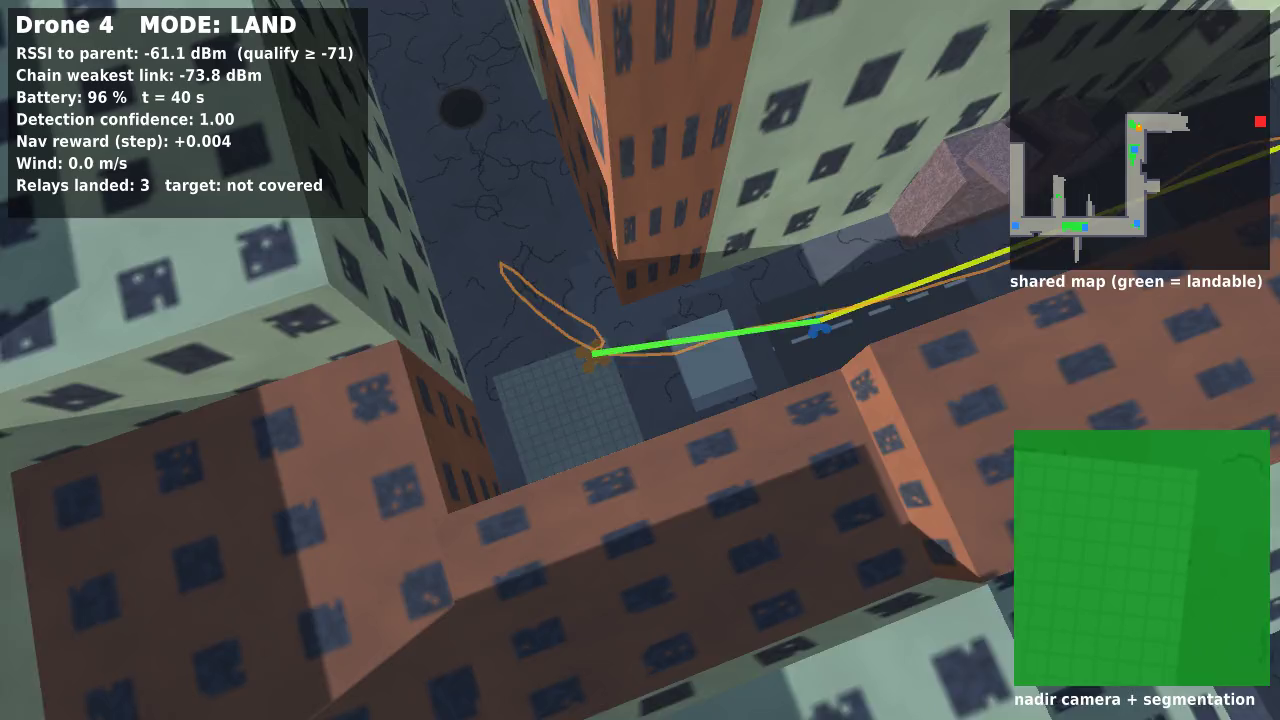
#> input picture docs/report_assets/video/t100.png, 1280 x 720 px, given in place of t5.png, which was not available
$ python report_diagrams.py
#> lines starting #> are read from the running program, lines starting #| are printed output that depends on the picture; pictures that were not available may be replaced by others from this repository, and a replacement may not be noted
"""Block diagrams and composites for the final report -> docs/report_assets/."""
import matplotlib
matplotlib.use("Agg")
import matplotlib.pyplot as plt
from matplotlib.patches import FancyBboxPatch
from PIL import Image

OUT = "docs/report_assets"
C = {"sim": "#dbe9f6", "vis": "#d9f0d3", "rl": "#fde2c8", "plan": "#ece0f5", "data": "#fff3c4", "io": "#eeeeee"}


def box(ax, x, y, w, h, text, color, fs=8.5):
    ax.add_patch(FancyBboxPatch((x, y), w, h, boxstyle="round,pad=0.02,rounding_size=0.08", fc=color, ec="#444", lw=0.9))
    ax.text(x + w / 2, y + h / 2, text, ha="center", va="center", fontsize=fs, wrap=True)


def arrow(ax, x0, y0, x1, y1, text=None, style="-|>", color="#333"):
    ax.annotate("", xy=(x1, y1), xytext=(x0, y0), arrowprops=dict(arrowstyle=style, color=color, lw=1.1, shrinkA=2, shrinkB=2))
    if text:
        ax.text((x0 + x1) / 2, (y0 + y1) / 2 + 0.12, text, ha="center", fontsize=7, color="#333")


# ---------- vision pipeline
fig, ax = plt.subplots(figsize=(11, 5.6)); ax.set_xlim(0, 11); ax.set_ylim(0, 5.6); ax.axis("off")
ax.text(0.1, 5.35, "Offline: synthetic data and training", fontsize=10, weight="bold")
box(ax, 0.1, 4.0, 1.9, 1.0, "Procedural town\ngenerator\n(seeded maps)", C["sim"])
box(ax, 2.3, 4.0, 2.0, 1.0, "TownBuilder render\n+ domain randomisation\n(palette, sun, dust, fog)", C["sim"])
box(ax, 4.6, 4.0, 2.0, 1.0, "RGB 128×128 +\npixel-perfect label\n(flat-colour re-render)", C["data"])
box(ax, 6.9, 4.0, 1.9, 1.0, "U-Net training\n(CE + Dice, GPU aug.)\nPyTorch", C["vis"])
box(ax, 9.1, 4.0, 1.8, 1.0, "ONNX export →\nUnity Inference\nEngine", C["vis"])
for x0, x1 in ((2.0, 2.3), (4.3, 4.6), (6.6, 6.9), (8.8, 9.1)): arrow(ax, x0, 4.5, x1, 4.5)
ax.text(0.1, 3.55, "Online: perception in the mission loop", fontsize=10, weight="bold")
box(ax, 0.1, 1.9, 1.9, 1.3, "Gimbal camera\n45° explore (aimed at\nplanner goal ±60° pan)\nor nadir (landing)", C["io"])
box(ax, 2.3, 1.9, 1.9, 1.3, "U-Net (ONNX, Unity\nInference Engine)\n4-class probabilities", C["vis"])
box(ax, 4.6, 2.55, 2.1, 1.0, "Ground projection\npixel ray ∩ ground plane\n(known pose, occlusion test)", C["vis"])
box(ax, 7.0, 2.55, 1.9, 1.0, "Evidence fusion\nconf × incidence ×\n(5 m / range)²", C["vis"])
box(ax, 9.2, 2.55, 1.7, 1.0, "Shared map\nlandable channel\n(≥ 60 % vote)\n→ spot selection", C["plan"])
box(ax, 4.6, 1.0, 2.1, 1.1, "Landing-spot locator\nconnected component near\nexpected patch, centroid,\ndistance transform", C["vis"])
box(ax, 7.0, 1.0, 1.9, 1.1, "Offset, area,\nconfidence,\nedge clearance", C["data"])
box(ax, 9.2, 1.0, 1.7, 1.1, "Landing policy\n(PPO) observations", C["rl"])
arrow(ax, 2.0, 2.55, 2.3, 2.55); arrow(ax, 4.2, 2.8, 4.6, 3.05); arrow(ax, 4.2, 2.3, 4.6, 1.55)
arrow(ax, 6.7, 3.05, 7.0, 3.05); arrow(ax, 8.9, 3.05, 9.2, 3.05); arrow(ax, 6.7, 1.55, 7.0, 1.55); arrow(ax, 8.9, 1.55, 9.2, 1.55)
box(ax, 0.1, 0.05, 3.9, 1.3, "Calibration on held-out maps (Unity in the loop):\nconfusion matrix + locator FN / FP / localisation error\n→ Vision noise model (same output types)\n→ used for RL training and detector-quality sweep", C["data"], fs=8)
arrow(ax, 4.0, 1.35, 4.6, 1.35, style="<|-", color="#777")
fig.tight_layout(); fig.savefig(f"{OUT}/fig_vision_pipeline.png", dpi=170); plt.close(fig)

# ---------- system architecture
fig, ax = plt.subplots(figsize=(11, 4.6)); ax.set_xlim(0, 11); ax.set_ylim(0, 4.6); ax.axis("off")
box(ax, 0.1, 1.5, 1.9, 1.3, "Unity 6 simulator\ncollapsed town,\ncamera, range rays,\nWiFi RSSI, wind", C["sim"])
box(ax, 2.4, 1.5, 2.1, 1.3, "MACHINE VISION\nU-Net segmentation\nground projection\nlanding-spot locator", C["vis"], fs=9)
box(ax, 4.9, 2.55, 1.9, 1.0, "Shared map\nexplored / obstacle /\nlandable / RSSI", C["plan"])
box(ax, 4.9, 1.2, 1.9, 1.0, "Mission planner\nfrontier exploration,\nspot selection", C["plan"])
box(ax, 7.2, 2.55, 1.7, 1.0, "Navigation\npolicy (PPO)", C["rl"])
box(ax, 7.2, 0.2, 1.7, 1.0, "Landing\npolicy (PPO)", C["rl"])
box(ax, 9.3, 1.5, 1.6, 1.3, "Flight\ncontroller\n(cascaded PID)", C["sim"])
arrow(ax, 2.0, 2.15, 2.4, 2.15, "frames")
arrow(ax, 4.5, 2.5, 4.9, 2.95); ax.text(4.35, 2.95, "landable\ncells", fontsize=7, ha="right"); arrow(ax, 5.85, 2.55, 5.85, 2.2)
ax.plot([3.45, 3.45], [1.5, 0.7], color="#333", lw=1.1); arrow(ax, 3.45, 0.7, 7.2, 0.7)
ax.text(5.3, 0.82, "spot offset / area / confidence", ha="center", fontsize=7)
arrow(ax, 6.8, 1.9, 7.2, 2.8, "waypoints"); arrow(ax, 6.8, 1.4, 7.2, 1.0, "land")
arrow(ax, 8.9, 3.05, 9.3, 2.5); arrow(ax, 8.9, 0.7, 9.3, 1.7)
ax.text(10.1, 1.25, "velocity\nset-points", ha="center", va="top", fontsize=7, color="#555")
ax.annotate("", xy=(1.05, 2.8), xytext=(10.1, 2.8), arrowprops=dict(arrowstyle="-|>", color="#888", lw=1.1, connectionstyle="arc3,rad=0.36"))
ax.text(5.6, 4.35, "closed loop: new pose and sensor readings every 0.1 s; drones launch one at a time until the camp receives ≥ −80 dBm", ha="center", fontsize=8, color="#555")
fig.tight_layout(); fig.savefig(f"{OUT}/fig_system_architecture.png", dpi=170); plt.close(fig)
#> after `fig.tight_layout()`:
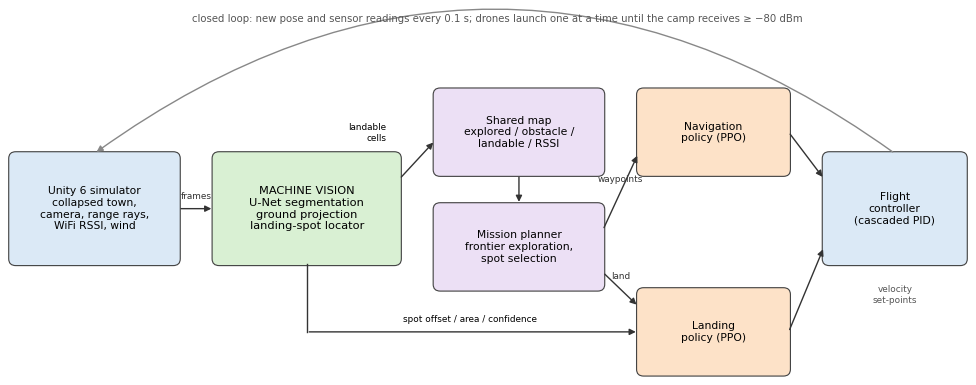
#> figure drawn by matplotlib, 1 panel

# ---------- demo composite (2x2)
ims = [Image.open(f"{OUT}/video/t{t}.png").resize((960, 540)) for t in (5, 35, 100, 111)]
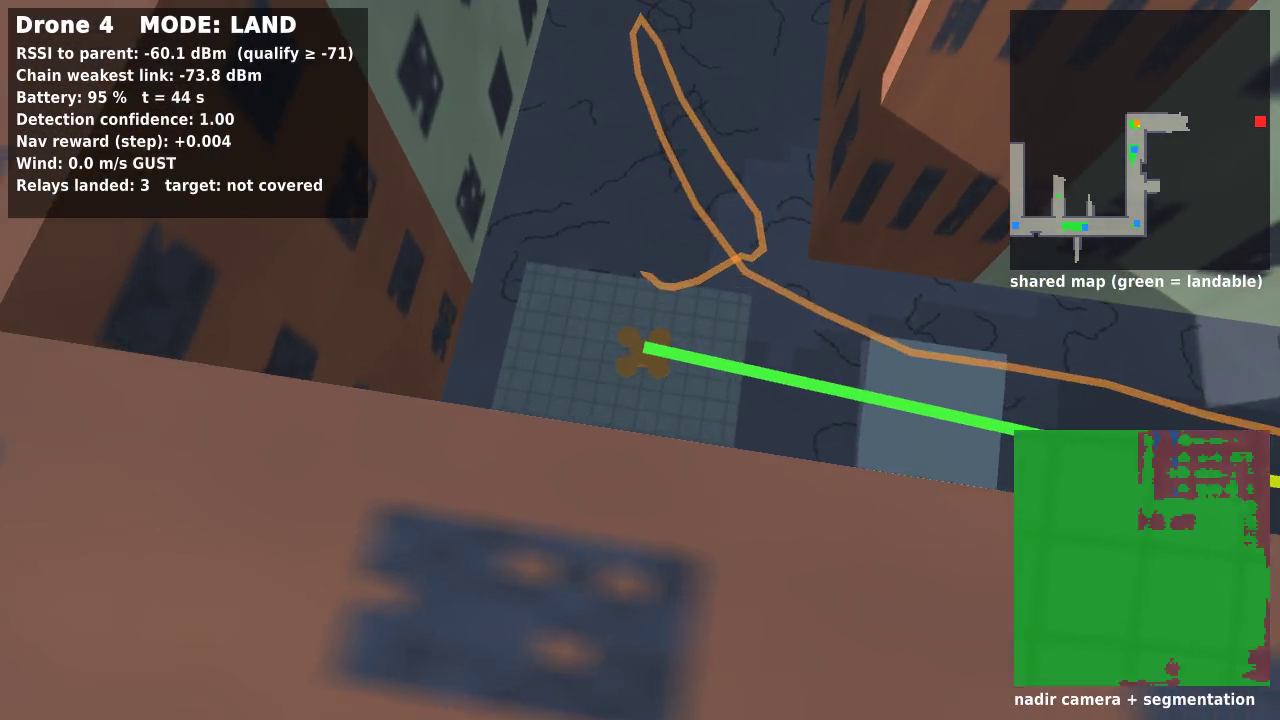
#> input picture docs/report_assets/video/t102.png, 1280 x 720 px, given in place of t35.png, which was not available
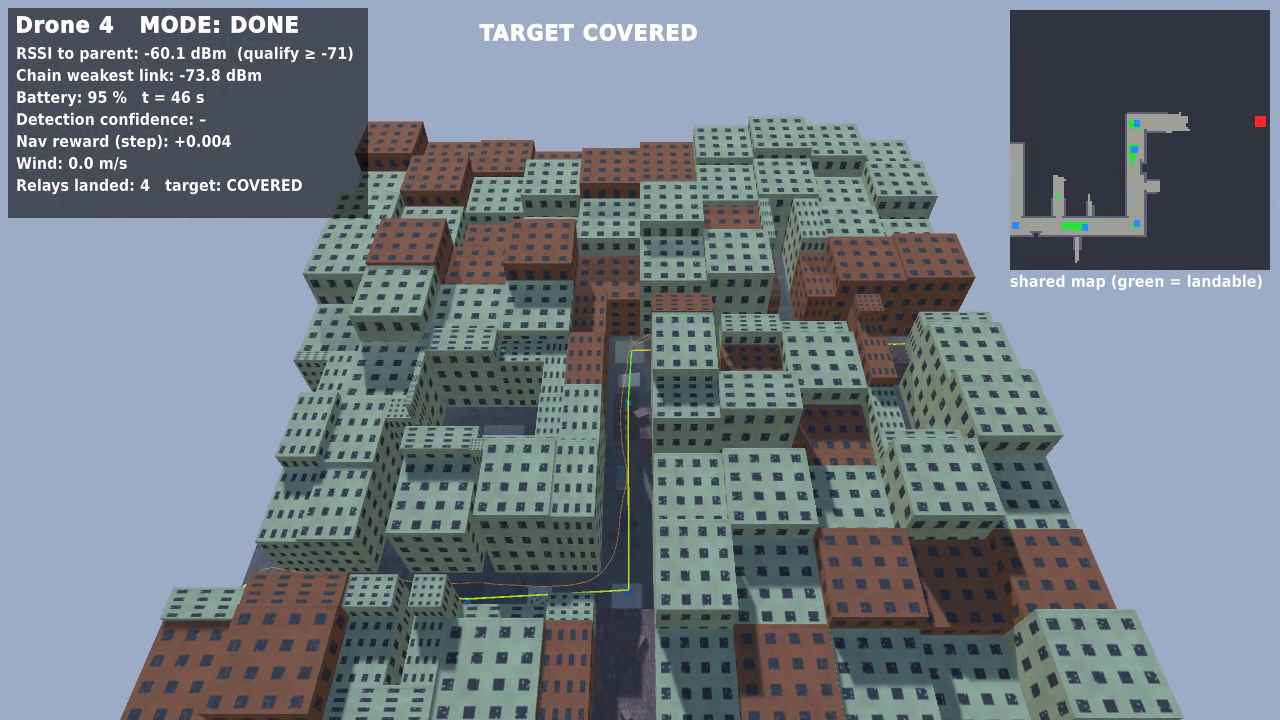
#> input picture docs/report_assets/video/t111.png, 1280 x 720 px, found by its file name
#> ims = 4 items
c = Image.new("RGB", (1920, 1080), "white")
#> c: PIL image 1920x1080 RGB; every value is 255
for k, im in enumerate(ims): c.paste(im, ((k % 2) * 960, (k // 2) * 540))
#> this loop made 4 passes
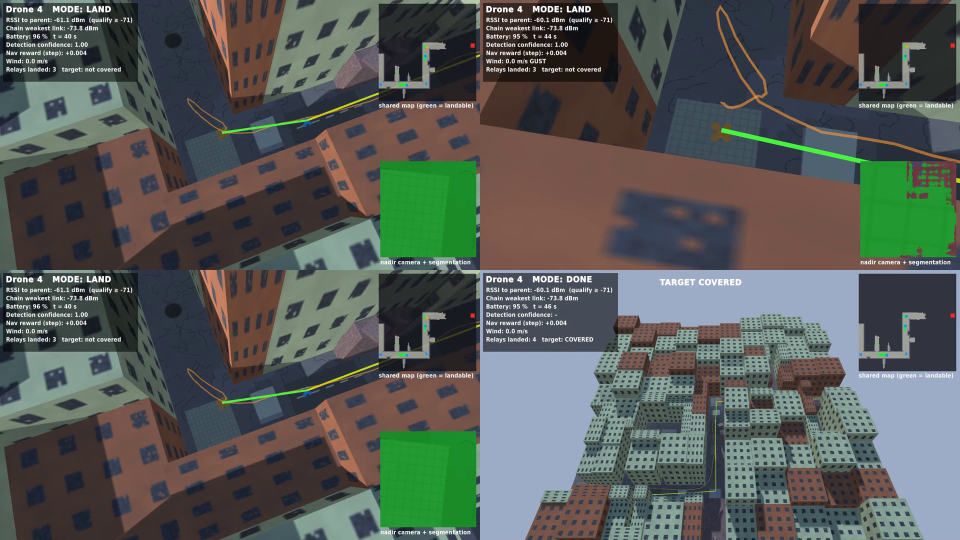
#> c: PIL image 1920x1080 RGB (shown at 1/2 size); mean R, G, B 85.9, 90.6, 86.3
c.save(f"{OUT}/fig_demo_frames.png")

# ---------- label re-render pair
a = Image.open("docs/screenshots/town_L4_rgb.png"); b = Image.open("docs/screenshots/town_L4_labels.png")
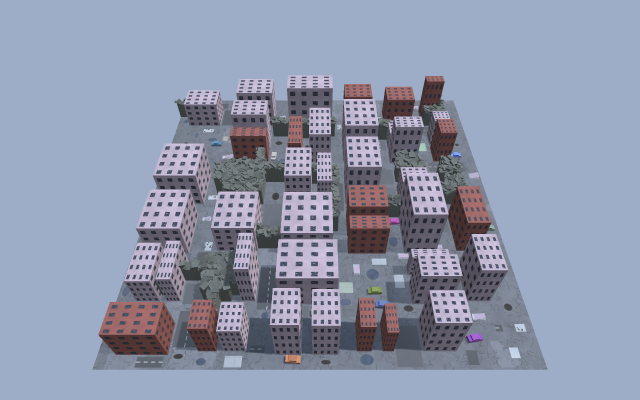
#> input picture docs/screenshots/town_L4_rgb.png, 1280 x 800 px, found by its file name (shown at 1/2 size)
#> further down, a is the input picture: PIL image 1280x800 RGB; mean R, G, B 143.3, 150.5, 171.6
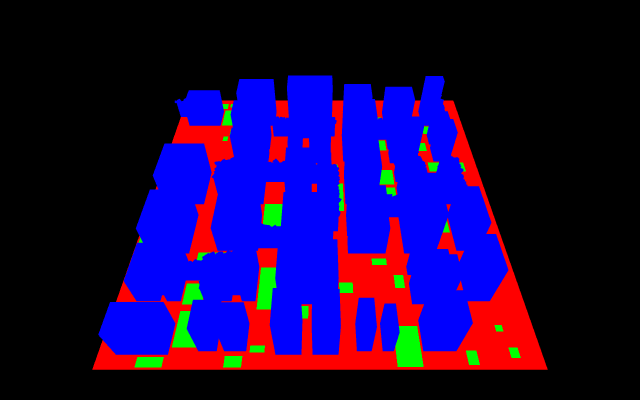
#> input picture docs/screenshots/town_L4_labels.png, 1280 x 800 px, found by its file name (shown at 1/2 size)
#> further down, b is the input picture: PIL image 1280x800 RGB; mean R, G, B 26.5, 5, 69.8
w, h = a.size; c = Image.new("RGB", (w * 2 + 20, h), "white"); c.paste(a, (0, 0)); c.paste(b, (w + 20, 0))
#> after `w, h = a.size`: w = 1280; h = 800
#> after `c = Image.new('RGB', (w * 2 + 20, h), 'white')`: c: PIL image 2580x800 RGB; every value is 255
c.crop((150, 60, c.width - 150, h - 30)).save(f"{OUT}/fig_label_rerender.png")
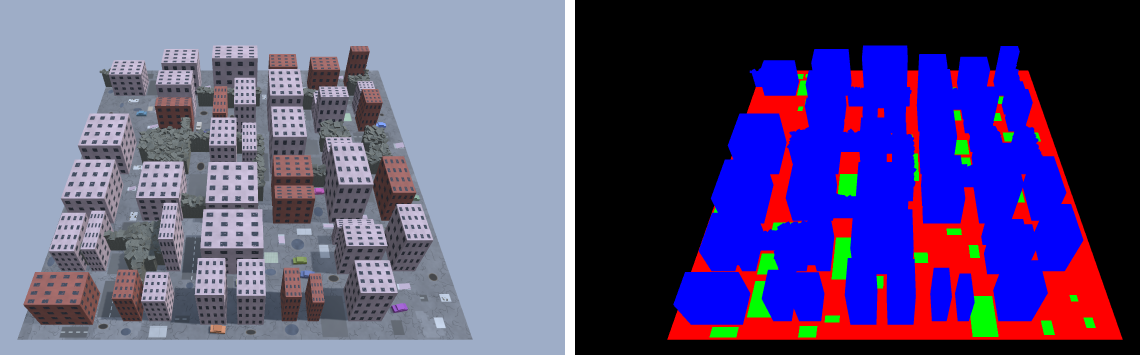
#> saved as fig_label_rerender.png: PIL image 2280x710 RGB (shown at 1/2 size); mean R, G, B 88, 76.9, 127.7
print("ok")
